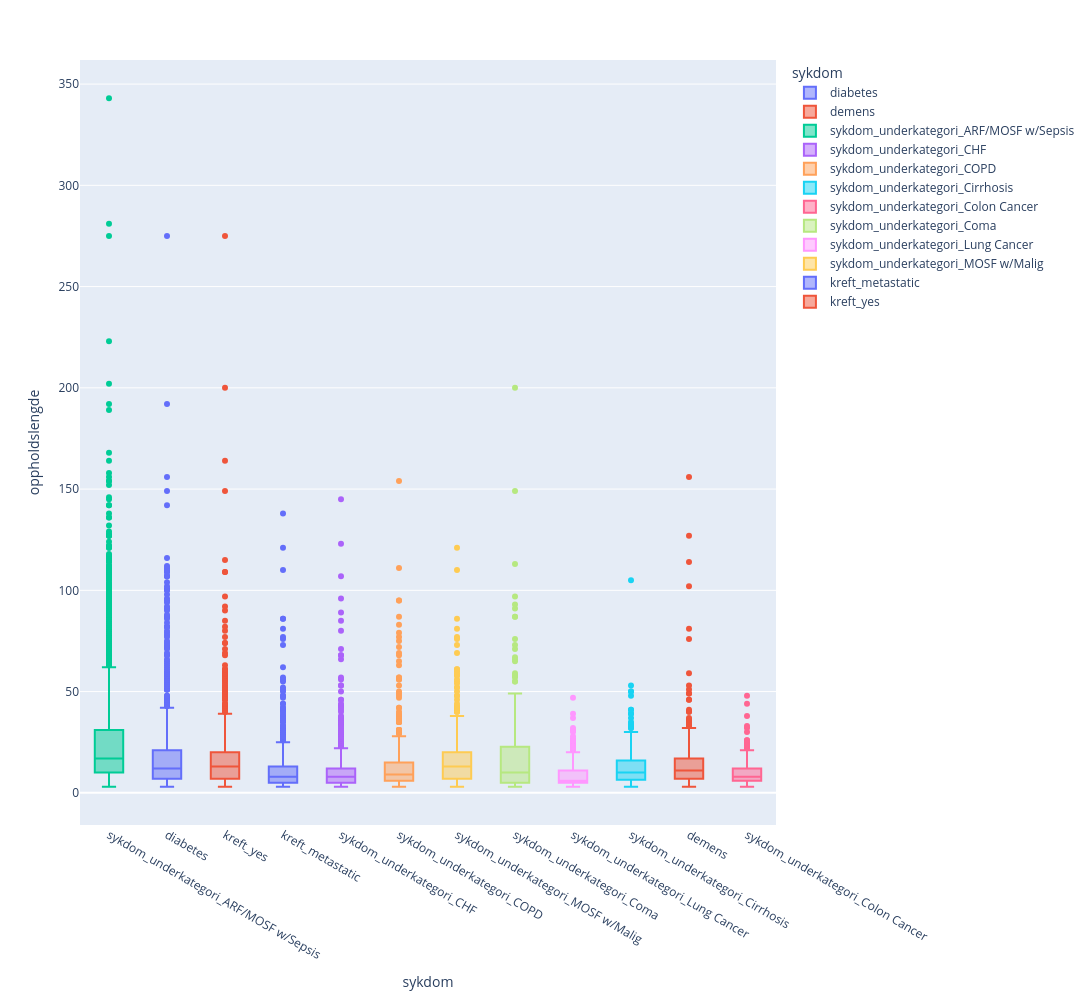

Write notebook code for a chart like this one.
### Markdown cell above
Dette boxplottet viser oppholdslengden fordelt på forskjellige sykdommer og underkategorier. Hver boks representerer en spesifikk sykdomsgruppe.

* Observasjoner:
    * Median oppholdslengde varierer mellom de ulike sykdommene, noe som kan tyde på at sykdomstype påvirker oppholdslengden.
    * Flere sykdomsgrupper har uteliggere med svært lange opphold. Dette kan indikere at enkelte tilfeller innenfor disse gruppene er spesielt komplekse og krever langvarig behandling.
    * Vi kan se at sykdommer som sepsis, diabetes og kreft pasienter har mest spredning.

### Code cell
disease_column = [
    'diabetes', 
    'demens', 
    'sykdom_underkategori_ARF/MOSF w/Sepsis', 
    'sykdom_underkategori_CHF', 
    'sykdom_underkategori_COPD', 
    'sykdom_underkategori_Cirrhosis', 
    'sykdom_underkategori_Colon Cancer', 
    'sykdom_underkategori_Coma', 
    'sykdom_underkategori_Lung Cancer', 
    'sykdom_underkategori_MOSF w/Malig', 
    'kreft_metastatic', 
    'kreft_yes'
]

gender_melted = pd.melt(X_train_with_target, id_vars=['oppholdslengde'], value_vars=disease_column, 
                         var_name='sykdom', value_name='Har sykdom')

gender_melted = gender_melted[gender_melted['Har sykdom'] == True]

fig = px.box(gender_melted, x='sykdom', y='oppholdslengde', color='sykdom', width=1300, height=1000)

fig.update_layout(xaxis={'categoryorder': 'total descending'})

fig.show()

### Figure 1 — Plotly figure (JSON) as saved in the notebook; plotly's stock layout.template omitted (floating-point values rounded to 4 significant figures; data arrays with more than 128 entries replaced by an {"elided": "..."} marker saying what was removed)
{"data": [{"alignmentgroup": "True", "hovertemplate": "sykdom=%{x}<br>oppholdslengde=%{y}<extra></extra>", "legendgroup": "diabetes", "marker": {"color": "#636efa"}, "name": "diabetes", "notched": false, "offsetgroup": "diabetes", "orientation": "v", "showlegend": true, "type": "box", "x": {"elided": "1034 str values"}, "x0": " ", "xaxis": "x", "y": {"elided": "1034 int values"}, "y0": " ", "yaxis": "y"}, {"alignmentgroup": "True", "hovertemplate": "sykdom=%{x}<br>oppholdslengde=%{y}<extra></extra>", "legendgroup": "demens", "marker": {"color": "#EF553B"}, "name": "demens", "notched": false, "offsetgroup": "demens", "orientation": "v", "showlegend": true, "type": "box", "x": {"elided": "189 str values"}, "x0": " ", "xaxis": "x", "y": {"elided": "189 int values"}, "y0": " ", "yaxis": "y"}, {"alignmentgroup": "True", "hovertemplate": "sykdom=%{x}<br>oppholdslengde=%{y}<extra></extra>", "legendgroup": "sykdom_underkategori_ARF/MOSF w/Sepsis", "marker": {"color": "#00cc96"}, "name": "sykdom_underkategori_ARF/MOSF w/Sepsis", "notched": false, "offsetgroup": "sykdom_underkategori_ARF/MOSF w/Sepsis", "orientation": "v", "showlegend": true, "type": "box", "x": {"elided": "2122 str values"}, "x0": " ", "xaxis": "x", "y": {"elided": "2122 int values"}, "y0": " ", "yaxis": "y"}, {"alignmentgroup": "True", "hovertemplate": "sykdom=%{x}<br>oppholdslengde=%{y}<extra></extra>", "legendgroup": "sykdom_underkategori_CHF", "marker": {"color": "#ab63fa"}, "name": "sykdom_underkategori_CHF", "notched": false, "offsetgroup": "sykdom_underkategori_CHF", "orientation": "v", "showlegend": true, "type": "box", "x": {"elided": "811 str values"}, "x0": " ", "xaxis": "x", "y": {"elided": "811 int values"}, "y0": " ", "yaxis": "y"}, {"alignmentgroup": "True", "hovertemplate": "sykdom=%{x}<br>oppholdslengde=%{y}<extra></extra>", "legendgroup": "sykdom_underkategori_COPD", "marker": {"color": "#FFA15A"}, "name": "sykdom_underkategori_COPD", "notched": false, "offsetgroup": "sykdom_underkategori_COPD", "orientation": "v", "showlegend": true, "type": "box", "x": {"elided": "564 str values"}, "x0": " ", "xaxis": "x", "y": {"elided": "564 int values"}, "y0": " ", "yaxis": "y"}, {"alignmentgroup": "True", "hovertemplate": "sykdom=%{x}<br>oppholdslengde=%{y}<extra></extra>", "legendgroup": "sykdom_underkategori_Cirrhosis", "marker": {"color": "#19d3f3"}, "name": "sykdom_underkategori_Cirrhosis", "notched": false, "offsetgroup": "sykdom_underkategori_Cirrhosis", "orientation": "v", "showlegend": true, "type": "box", "x": {"elided": "280 str values"}, "x0": " ", "xaxis": "x", "y": {"elided": "280 int values"}, "y0": " ", "yaxis": "y"}, {"alignmentgroup": "True", "hovertemplate": "sykdom=%{x}<br>oppholdslengde=%{y}<extra></extra>", "legendgroup": "sykdom_underkategori_Colon Cancer", "marker": {"color": "#FF6692"}, "name": "sykdom_underkategori_Colon Cancer", "notched": false, "offsetgroup": "sykdom_underkategori_Colon Cancer", "orientation": "v", "showlegend": true, "type": "box", "x": {"elided": "313 str values"}, "x0": " ", "xaxis": "x", "y": {"elided": "313 int values"}, "y0": " ", "yaxis": "y"}, {"alignmentgroup": "True", "hovertemplate": "sykdom=%{x}<br>oppholdslengde=%{y}<extra></extra>", "legendgroup": "sykdom_underkategori_Coma", "marker": {"color": "#B6E880"}, "name": "sykdom_underkategori_Coma", "notched": false, "offsetgroup": "sykdom_underkategori_Coma", "orientation": "v", "showlegend": true, "type": "box", "x": {"elided": "359 str values"}, "x0": " ", "xaxis": "x", "y": {"elided": "359 int values"}, "y0": " ", "yaxis": "y"}, {"alignmentgroup": "True", "hovertemplate": "sykdom=%{x}<br>oppholdslengde=%{y}<extra></extra>", "legendgroup": "sykdom_underkategori_Lung Cancer", "marker": {"color": "#FF97FF"}, "name": "sykdom_underkategori_Lung Cancer", "notched": false, "offsetgroup": "sykdom_underkategori_Lung Cancer", "orientation": "v", "showlegend": true, "type": "box", "x": {"elided": "544 str values"}, "x0": " ", "xaxis": "x", "y": {"elided": "544 int values"}, "y0": " ", "yaxis": "y"}, {"alignmentgroup": "True", "hovertemplate": "sykdom=%{x}<br>oppholdslengde=%{y}<extra></extra>", "legendgroup": "sykdom_underkategori_MOSF w/Malig", "marker": {"color": "#FECB52"}, "name": "sykdom_underkategori_MOSF w/Malig", "notched": false, "offsetgroup": "sykdom_underkategori_MOSF w/Malig", "orientation": "v", "showlegend": true, "type": "box", "x": {"elided": "417 str values"}, "x0": " ", "xaxis": "x", "y": {"elided": "417 int values"}, "y0": " ", "yaxis": "y"}, {"alignmentgroup": "True", "hovertemplate": "sykdom=%{x}<br>oppholdslengde=%{y}<extra></extra>", "legendgroup": "kreft_metastatic", "marker": {"color": "#636efa"}, "name": "kreft_metastatic", "notched": false, "offsetgroup": "kreft_metastatic", "orientation": "v", "showlegend": true, "type": "box", "x": {"elided": "1115 str values"}, "x0": " ", "xaxis": "x", "y": {"elided": "1115 int values"}, "y0": " ", "yaxis": "y"}, {"alignmentgroup": "True", "hovertemplate": "sykdom=%{x}<br>oppholdslengde=%{y}<extra></extra>", "legendgroup": "kreft_yes", "marker": {"color": "#EF553B"}, "name": "kreft_yes", "notched": false, "offsetgroup": "kreft_yes", "orientation": "v", "showlegend": true, "type": "box", "x": {"elided": "738 str values"}, "x0": " ", "xaxis": "x", "y": {"elided": "738 int values"}, "y0": " ", "yaxis": "y"}], "layout": {"boxmode": "overlay", "height": 1000, "legend": {"title": {"text": "sykdom"}, "tracegroupgap": 0}, "margin": {"t": 60}, "width": 1300, "xaxis": {"anchor": "y", "categoryarray": ["diabetes", "demens", "sykdom_underkategori_ARF/MOSF w/Sepsis", "sykdom_underkategori_CHF", "sykdom_underkategori_COPD", "sykdom_underkategori_Cirrhosis", "sykdom_underkategori_Colon Cancer", "sykdom_underkategori_Coma", "sykdom_underkategori_Lung Cancer", "sykdom_underkategori_MOSF w/Malig", "kreft_metastatic", "kreft_yes"], "categoryorder": "total descending", "domain": [0, 1], "title": {"text": "sykdom"}}, "yaxis": {"anchor": "x", "domain": [0, 1], "title": {"text": "oppholdslengde"}}}}
